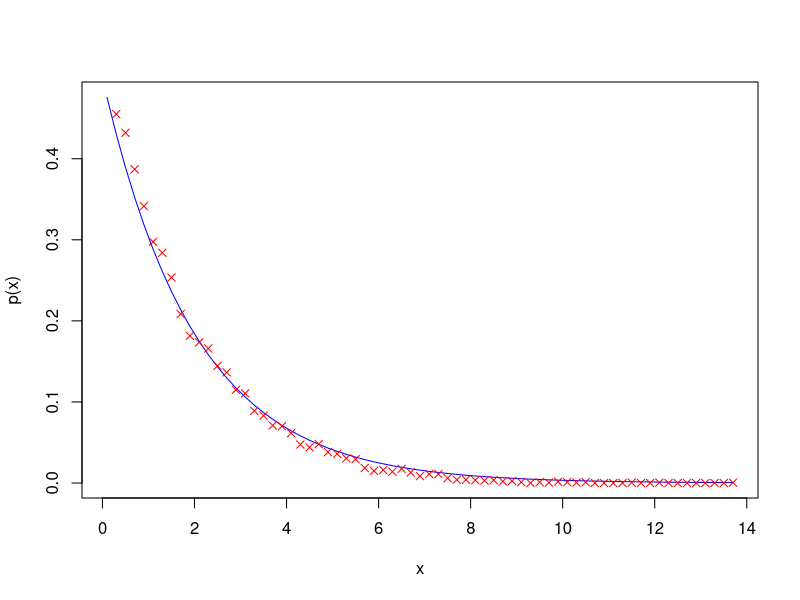

Source code (R):
#Runs a simple Metropolis-Hastings (ie MCMC) algoritm to simulate an
#exponential distribution, which has the probability density
#p(x)=exp(-x/m), where m>0.
#
#Author: H. Paul Keeler, 2019.


numbSim=10^4; #number of random variables simulated
numbSteps=25; #number of steps for the Markov process
numbBins=50; #number of bins for histogram

sigma=1; #standard deviation for normal random steps
m=2; #parameter (ie mean) for distribution to be simulated

fun_p<-function(x){
  return((exp(-x/m)/m)*(x>=0)); #intensity function
  
}

xRand=runif(numbSim); #random initial values
probCurrent=fun_p(xRand); #current transition probabilities

for (jj in 1:numbSteps){
  zRand<-xRand +sigma*rnorm(numbSim,0,1);#take a (normally distributed) random step        
  #zRand= xRand +2*sigma*runif(numbSim);#take a (uniformly distributed) random step    
  probProposal=fun_p(zRand); #proposed probability
  
  #acceptance rejection step
  booleAccept=runif(numbSim) < probProposal/probCurrent;
  #update state of random walk/Markov chain
  xRand[booleAccept]=zRand[booleAccept];
  #update transition probabilities
  probCurrent[booleAccept]=probProposal[booleAccept];
}
#histogram section: empirical probability density
histX<-hist(xRand,breaks=numbBins,plot=FALSE);    
binEdges=histX$breaks; #retrieve bin edges
pdfEmp=histX$density; #retrieve probability density
xValues=histX$mids; ##retrieve mid-points of bins

#analytic solution of probability density
pdfExact=fun_p(xValues);

#Plotting
plot(xValues,pdfExact,xlab='x',ylab='p(x)',type="l", col='blue');
points(xValues,pdfEmp,pch=4, col='red');
grid;
